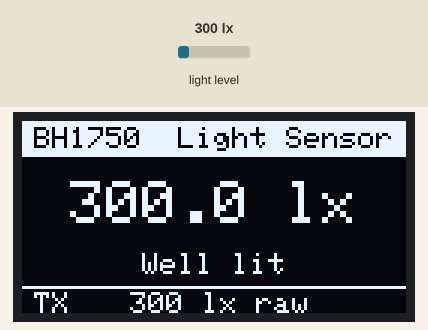
Simulated run of this program. Board: ESP32-S3. On the bench: 128×64 one-colour display. The test bench sets the inputs (shaded band); at power-on: light level 300 lx. What the program prints to the serial monitor is not drawn.

Above: at 2.0 s.
2.1 s: light level set to 213 lx
At 3.8 s:
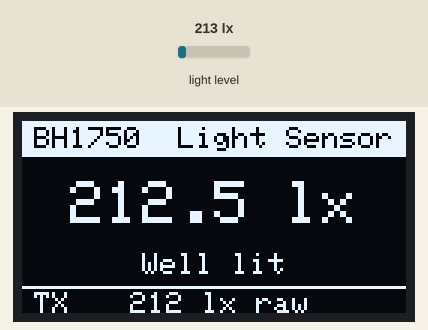
5.1 s: light level set to 185 lx
At 5.8 s:
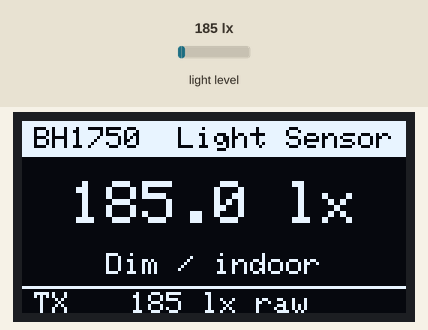
8.1 s: light level set to 1000 lx
At 9.8 s:
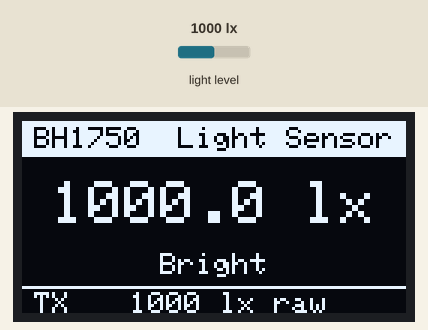
Timing chart, 0 to 11.3 s (numbered marks = the images above; inputs shaded):
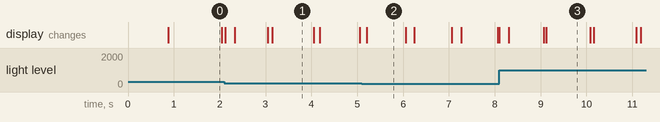

The program:

main.cpp
```cpp
#include <Arduino.h>
#include <Wire.h>
#include <BH1750.h>
#include <Adafruit_GFX.h>
#include <Adafruit_SH110X.h>

// ── Pin config ───────────────────────────────────────
#define SDA_PIN          8
#define SCL_PIN          9
#define UART_TX_PIN      17

// ── Display ──────────────────────────────────────────
#define SCREEN_W         128
#define SCREEN_H         64
#define OLED_ADDR        0x3C
#define OLED_RESET       -1

// ── Timing ───────────────────────────────────────────
#define READ_INTERVAL_MS   200
#define SEND_INTERVAL_MS  1000

Adafruit_SH1106G display(SCREEN_W, SCREEN_H, &Wire, OLED_RESET);
BH1750 lightMeter;

// ── UI ───────────────────────────────────────────────
void drawUI(float lux, bool txActive) {
  display.clearDisplay();

  // Header bar
  display.fillRect(0, 0, SCREEN_W, 12, SH110X_WHITE);
  display.setTextColor(SH110X_BLACK);
  display.setTextSize(1);
  display.setCursor(4, 2);
  display.print("BH1750  Light Sensor");

  // Lux value — large, centered
  display.setTextColor(SH110X_WHITE);
  display.setTextSize(2);

  char luxBuf[14];
  if (lux < 0)
    snprintf(luxBuf, sizeof(luxBuf), "ERR");
  else if (lux >= 10000)
    snprintf(luxBuf, sizeof(luxBuf), "%.0f lx", lux);
  else
    snprintf(luxBuf, sizeof(luxBuf), "%.1f lx", lux);

  int16_t tx, ty;
  uint16_t tw, th;
  display.getTextBounds(luxBuf, 0, 0, &tx, &ty, &tw, &th);
  display.setCursor((SCREEN_W - tw) / 2, 20);
  display.print(luxBuf);

  // Condition label
  display.setTextSize(1);
  const char* condition;
  if      (lux < 0)     condition = "Sensor error";
  else if (lux < 10)    condition = "Very dark";
  else if (lux < 200)   condition = "Dim / indoor";
  else if (lux < 1000)  condition = "Well lit";
  else if (lux < 10000) condition = "Bright";
  else                   condition = "Direct sunlight";

  display.getTextBounds(condition, 0, 0, &tx, &ty, &tw, &th);
  display.setCursor((SCREEN_W - tw) / 2, 44);
  display.print(condition);

  // Bottom status bar
  display.drawLine(0, 55, SCREEN_W, 55, SH110X_WHITE);
  display.setTextSize(1);
  display.setTextColor(SH110X_WHITE);
  display.setCursor(4, 57);
  display.print(txActive ? "TX >" : "TX  ");
  display.setCursor(36, 57);
  display.printf("%.0f lx raw", lux < 0 ? 0.0f : lux);

  display.display();
}

// ── Setup ─────────────────────────────────────────────
void setup() {
  Serial.begin(115200);
  Serial1.begin(115200, SERIAL_8N1, -1, UART_TX_PIN);

  Wire.begin(SDA_PIN, SCL_PIN);

  // OLED — same init as working reference
  if (!display.begin(OLED_ADDR, true)) {
    Serial.println("[OLED] Init failed — check wiring");
    while (true) delay(1000);
  }

  display.clearDisplay();
  display.setTextColor(SH110X_WHITE);
  display.setTextSize(1);
  display.setCursor(24, 28);
  display.print("Initializing...");
  display.display();
  delay(800);

  // BH1750
  if (!lightMeter.begin(BH1750::CONTINUOUS_HIGH_RES_MODE)) {
    Serial.println("[BH1750] Init failed — check wiring");
    display.clearDisplay();
    display.setCursor(4, 28);
    display.print("BH1750 error!");
    display.display();
    while (true) delay(1000);
  }

  Serial.println("[OK] Node A ready");
}

// ── Loop ─────────────────────────────────────────────
void loop() {
  static unsigned long lastRead = 0;
  static unsigned long lastSend = 0;
  static float lux = 0.0f;
  static bool txActive = false;

  const unsigned long now = millis();

  // Read sensor
  if (now - lastRead >= READ_INTERVAL_MS) {
    lastRead = now;
    if (lightMeter.measurementReady()) {
      lux = lightMeter.readLightLevel();
      if (lux < 0) Serial.println("[BH1750] Bad reading");
      else         Serial.printf("[BH1750] %.2f lx\n", lux);
    }
    txActive = false;
  }

  // Send over UART
  if (now - lastSend >= SEND_INTERVAL_MS) {
    lastSend = now;
    if (lux >= 0) {
      Serial1.printf("LUX:%.2f\n", lux);
      Serial.printf("[UART] Sent LUX:%.2f\n", lux);
      txActive = true;
    }
  }

  drawUI(lux, txActive);
}
```

Measured:
- the behaviour switches between 200 and 199 lx on light level (found by bisection; images 1 and 2)
- after the input at 2.1 s, the display: first differs from a run without the input after 0.22 s (image 1)
- after the input at 5.1 s, the display: changes after 0.11 s (image 2)
- after the input at 8.1 s, the display: changes after 0.20 s (image 3)
